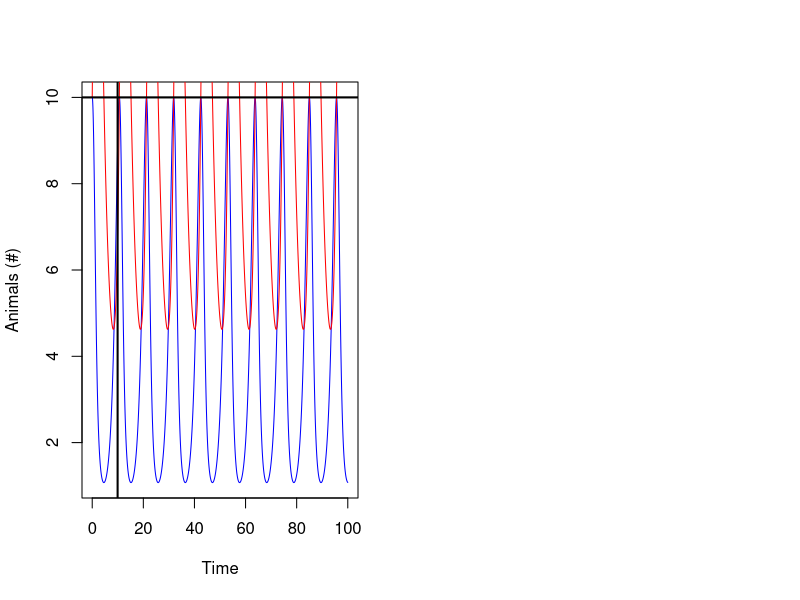
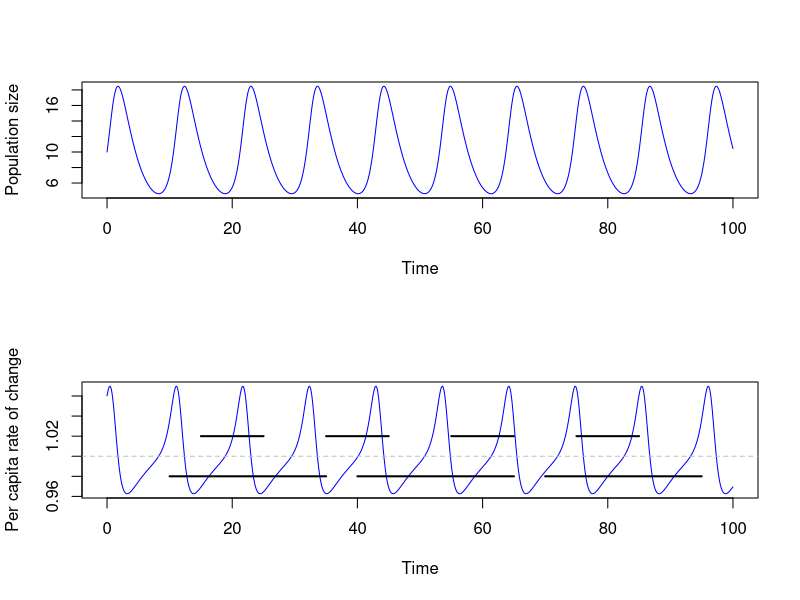

These charts were generated, in order, by the following R code: (Note: this script raises an error after producing the figures.)
#a bunch of patches
#a dispersal kernel
#a bunch of species
#transient part - fluxes over different windows
#different niches 
#


#Will's thing - 

#locally are in vs out 
#or some larger scale

#a timescale specific thing

#limit cycle

#absolute growth rate


install.packages(deSolve)
library(deSolve)

#predator prey L-V

par(mfrow=c(1,2)) #this code means that each plot window will fit two plots

#parameter values
alpha <-1
beta <- 0.1
gamma <- 0.4
delta <- 0.1

(2*pi)/sqrt(alpha*gamma) #this is an approximation


yini <- c(X = 10, Y = 10) #these are the initial population sizes

#this code constructs the model
Lot_Vol <- function (t, y, parms) {
  with(as.list(y), {
    dX <- alpha * X - beta * X * Y #prey equation
    dY <- delta * X * Y - gamma * Y #predator equation
    list(c(dX, dY))
  }) }

times <- seq(from = 0, to = 100, by = 0.01) #this code sets the time interval population size will be sampled
out   <- ode(y = yini, times = times, func = Lot_Vol, parms = NULL) #this code runs the model

head(out) #here you can see the data frame created by the model

#the code below plots the data from the data frame
plot(y=out[, "X"], x = out[, "time"], type = 'l', col = "blue", xlab = "Time", ylab = "Animals (#)")
lines(y=out[, "Y"], x = out[, "time"], type = 'l', col = "red")
abline(v=(2*pi)/sqrt(alpha*gamma),lwd=2) #note that this is APPROXIMATELY but not PERFECTLY the cycle lengt, i.e., the vertical line hits close to 10 but not exactly
abline(h=10,lwd=2) 

#get derivatives, make them absolute - then average at different points and windows


out<-as.data.frame(out)
out$deriv<-NA


for(i in 1:nrow(out)) {
  
out[i,4]<-out[i+1,3] - out[i,3] 
  
}

out$lambda<-out$deriv+1

#the code below plots the data from the data frame

par(mfrow=c(2,1))
plot(y=out[, "Y"], x = out[, "time"], type = 'l', col = "blue", xlab = "Time", ylab = "Population size")
#lines(y=out[, "Y"], x = out[, "time"], type = 'l', col = "red")

#the code below plots the data from the data frame
plot(y=out[, "lambda"], x = out[, "time"], type = 'l', col = "blue", xlab = "Time", ylab = "Per capita rate of change")
abline(a=1,b=0,lty="dashed",col="grey")
segments (y0=1.02,y1=1.02,x0=c(15,35,55,75),x1=c(25,45,65,85), lwd=2)
segments (y0=0.98,y1=0.98,x0=c(10,40,70),x1=c(35,65,95), lwd=2)

# gm_mean(out[1500:2500,"lambda"]) #0.997163
# gm_mean(out[3500:4500,"lambda"]) #0.9902805
# gm_mean(out[5500:6500,"lambda"]) #1.00875
# gm_mean(out[7500:8500,"lambda"]) #1.005231
# 
# points(x=c(20,40,60,80),y=c(0.997163, 0.9902805, 1.00875, 1.005231), pch=19)
# mean(0.997163, 0.9902805, 1.00875, 1.005231)
# 
# gm_mean(out[1000:3500,"lambda"]) #1.00875
# gm_mean(out[4000:6500,"lambda"]) #1.005231
# gm_mean(out[7000:9500,"lambda"]) #1.005231
# 
# points(x=c(22.5,52.5,82.5),y=c(1.003568, 1.003719, 0.9989107), pch=19)
# mean(1.003568, 1.003719, 0.9989107)

#sample 10,000 time windows of different starting and ending points

data <- data.frame(window_size=NA,start=sample(1:10001,100000, replace=TRUE), end=sample(1:10001,100000, replace=TRUE), gm_mean=NA)

data <- data %>% mutate(min =  pmin(start, end), max = pmax(start, end)) %>%
  mutate(start=min,end=max) %>% select(-min,-max) %>%
  mutate(window_size=end-start) %>%
  filter(window_size!=0) %>%
  distinct() #prevents repeats

#want roughly equal in all
ggplot(data,aes(x=window_size)) +
  geom_histogram(binwidth=10) +
  theme_classic() +
  labs(y="Frequency",x="Window size") +
  scale_x_continuous(breaks=seq(0,10000,1000))


gm_mean = function(a){prod(a)^(1/length(a))}

for(i in 1:nrow(data)) {

  tmp<-gm_mean(out[data$start[i]:data$end[i],5])

  data$gm_mean[i]<-abs(tmp-1)

}

data


ggplot(data,aes(x=window_size, y=gm_mean)) +
  geom_point(alpha=0.01) +
  geom_vline(xintercept=(2*pi)/sqrt(alpha*gamma)*100,color="red")+
  labs(y="Frequency",x="Window size") +
  scale_x_continuous(breaks=seq(0,10000,1000)) +
  theme_classic()

#averaging window sizes to exclude trivial variation
tmp <- data %>% group_by(window_size) %>%
  summarize(gm_sum=mean(gm_mean, na.rm=TRUE))


out2<-as.data.frame(tmp)
out2$deriv<-NA

for(i in 1:nrow(out2)) {
  
  out2[i,3]<-out2[i+1,2] - out2[i,2] 
  
}

tmp<-out2 %>% arrange(abs(deriv)) %>%
  head(n=20) %>%
  arrange(window_size)

value<-tmp[1,1]

ggplot(out2,aes(x=window_size, y=deriv)) +
  geom_point(alpha=0.01) 

ggplot(data,aes(x=window_size, y=gm_mean)) +
  geom_point(alpha=0.01) +
  geom_vline(xintercept=value,color="red")

#start position = can identify transient dynamics, i.e., equ only at that scale for windows that exclude transient
